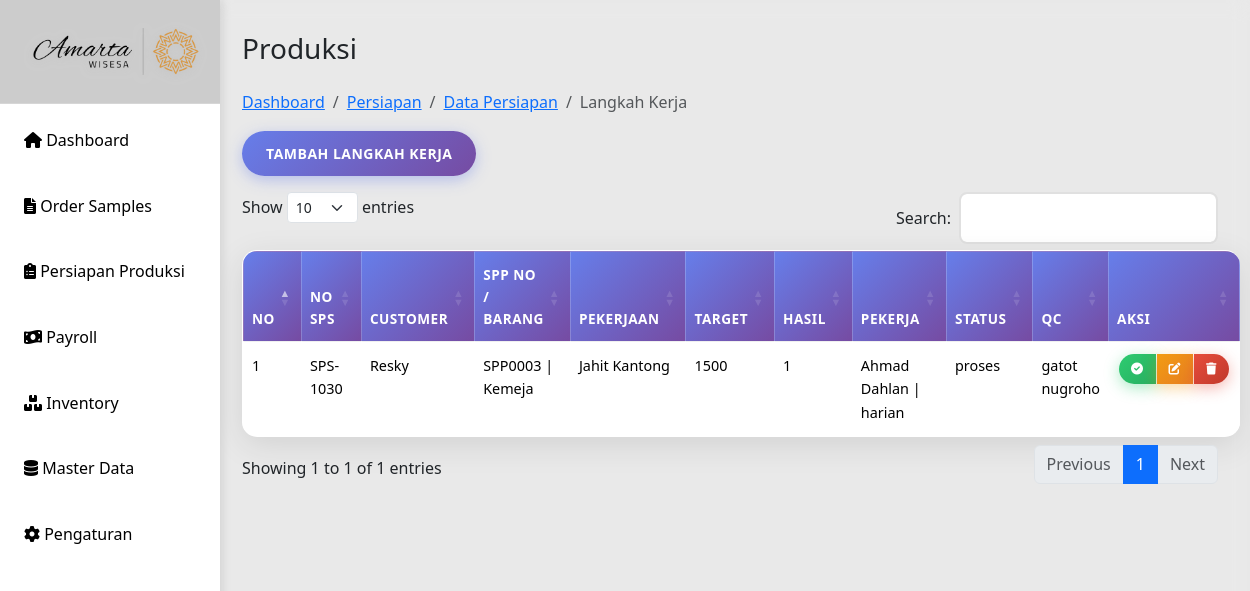
The app's page /produksi.php?id_sps=12, older data.
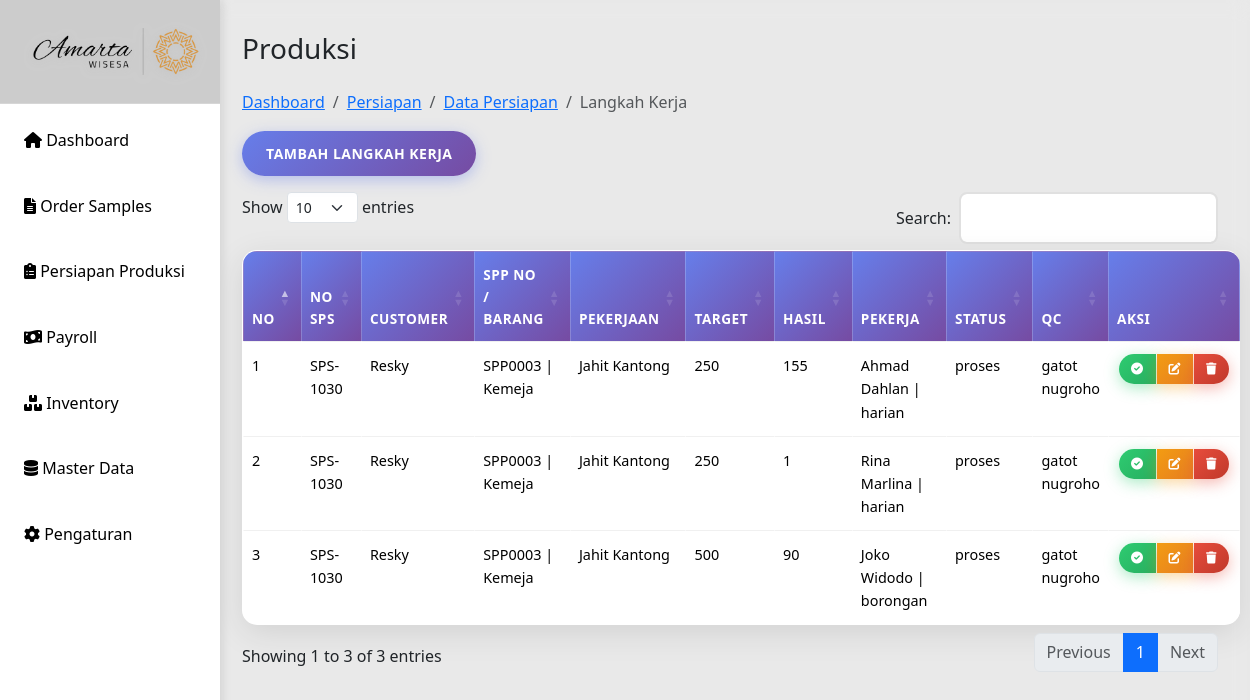
The same page, newer data.
### tables this page shows
CREATE TABLE `produksi` (
  `id` int(10) UNSIGNED NOT NULL,
  `id_sps` int(10) UNSIGNED NOT NULL,
  `kerjaan` varchar(255) NOT NULL,
  `target` int(11) DEFAULT 0,
  `hasil` int(11) DEFAULT 0,
  `pekerja` varchar(100) DEFAULT NULL,
  `status` enum('proses','pending','selesai') DEFAULT 'pending',
  `qc` varchar(100) DEFAULT NULL,
  `timestamp` timestamp NOT NULL DEFAULT current_timestamp()
);

CREATE TABLE `sps` (
  `id` int(10) UNSIGNED NOT NULL,
  `tanggal` date DEFAULT NULL,
  `sps_no` varchar(20) DEFAULT NULL,
  `customer` varchar(100) DEFAULT NULL,
  `item` varchar(100) DEFAULT NULL,
  `artikel` varchar(100) DEFAULT NULL,
  `qty` int(11) DEFAULT NULL,
  `size` varchar(20) DEFAULT NULL,
  `sample_product` varchar(255) DEFAULT NULL,
  `design` varchar(255) DEFAULT NULL,
  `st_chart` varchar(255) DEFAULT NULL,
  `material_sm` varchar(255) DEFAULT NULL,
  `pola_sample` varchar(255) DEFAULT NULL,
  `buat_sample` varchar(255) DEFAULT NULL,
  `kirim` date DEFAULT NULL,
  `approval` varchar(100) DEFAULT NULL,
  `sp_srx` varchar(100) DEFAULT NULL
);

CREATE TABLE `persiapan` (
  `id` int(11) UNSIGNED NOT NULL,
  `id_sps` int(10) UNSIGNED NOT NULL,
  `spp_no` varchar(50) NOT NULL DEFAULT '',
  `kode_barang` varchar(50) DEFAULT NULL,
  `nama_barang` varchar(100) DEFAULT NULL,
  `jumlah` int(11) DEFAULT NULL,
  `satuan` varchar(20) DEFAULT NULL,
  `harga` decimal(65,2) DEFAULT NULL,
  `total` decimal(10,2) DEFAULT NULL,
  `tanggal_persiapan` date NOT NULL,
  `pola` varchar(255) DEFAULT NULL,
  `marker` varchar(255) DEFAULT NULL,
  `upload_spk` varchar(255) DEFAULT NULL,
  `status` enum('pending','proses','selesai','batal') DEFAULT 'pending',
  `sp_srx` varchar(255) DEFAULT NULL,
  `created_at` datetime DEFAULT current_timestamp(),
  `updated_at` datetime DEFAULT current_timestamp() ON UPDATE current_timestamp()
);

### produksi.php (the view, shortened to what this page needs)
<?php
include 'includes/header.php';
include 'config/db.php';
$id_sps_row = isset($_GET['id_sps']) ? intval($_GET['id_sps']) : 0;
$sql = "SELECT p.id, p.id_sps, p.kerjaan, p.target, p.hasil, p.pekerja, p.status, p.qc,
               s.sps_no, s.customer, ps.spp_no, ps.nama_barang
        FROM produksi p
        LEFT JOIN sps s ON p.id_sps = s.id
        LEFT JOIN persiapan ps ON ps.id_sps = p.id_sps
        WHERE s.id = $id_sps_row";
$produksi = $conn->query($sql);
if ($produksi) {
    $produksi->data_seek(0);
}
$persiapan_id = null;
if ($id_sps_row > 0) {
    $sql = "SELECT id FROM persiapan WHERE id_sps = $id_sps_row LIMIT 1";
    $result_pr = $conn->query($sql);
    if ($row = $result_pr->fetch_assoc()) {
        $persiapan_id = $row['id'];
    }
}
?>
<div class="main-content">
    <div>
        <h1 class="h3 mb-4">Produksi</h1>
        <nav aria-label="breadcrumb">
            <ol class="breadcrumb">
                <li class="breadcrumb-item"><a href="index.php">Dashboard</a></li>
                <li class="breadcrumb-item"><a href="persiapan.php">Persiapan</a></li>
                <?php if ($persiapan_id): ?>
                    <li class="breadcrumb-item"><a href="detail-persiapan.php?id=<?= $persiapan_id ?>">Data Persiapan</a></li>
                <?php endif; ?>
                <li class="breadcrumb-item active">Langkah Kerja</li>
            </ol>
        </nav>
    </div>
    <button class="btn btn-primary mb-3" data-bs-toggle="modal" data-bs-target="#produksiModal" onclick="addProduksi()">Tambah Langkah Kerja</button>
    <table id="produksiTable" class="table table-bordered">
        <thead>
            <tr>
                <th>No</th>
                <th>No SPS</th>
                <th>Customer</th>
                <th>SPP No / Barang</th>
                <th>Pekerjaan</th>
                <th>Target</th>
                <th>Hasil</th>
                <th>Pekerja</th>
                <th>Status</th>
                <th>QC</th>
                <th>Aksi</th>
            </tr>
        </thead>
        <tbody>
            <?php $no=1; while($row = $produksi->fetch_assoc()): ?>
            <tr>
                <td><?= $no++ ?></td>
                <td><?= $row['sps_no'] ?></td>
                <td><?= $row['customer'] ?></td>
                <td><?= $row['spp_no'].' | '.$row['nama_barang'] ?></td>
                <td><?= $row['kerjaan'] ?></td>
                <td><?= $row['target'] ?></td>
                <td><?= $row['hasil'] ?></td>
                <td><?= $row['pekerja'] ?></td>
                <td><?= $row['status'] ?></td>
                <td><?= $row['qc'] ?></td>
                <td>
                    <div class="btn-group btn-group-sm" role="group">
                    <?php if($row['status'] != 'selesai'): ?>
                        <a href="?approve=<?= $row['id'] ?>" class="btn btn-success btn-sm"
                            onclick="return confirm('Apakah anda yakin ingin menyelesaikan proses ini?')"
                            title="Approve - Tandai Selesai">
                            <i class="fas fa-check-circle"></i>
                        </a>
                    <?php endif; ?>
                    <button class="btn btn-warning btn-sm"
                        onclick="editProduksi(<?= htmlspecialchars(json_encode($row)) ?>)"><i class="fas fa-edit"></i></button>
                    <a href="?delete=<?= $row['id'] ?>" class="btn btn-danger btn-sm"
                        onclick="return confirm('Hapus data ini?')"><i class="fas fa-trash"></i></a>
                    </div>
                </td>
            </tr>
            <?php endwhile; ?>
        </tbody>
    </table>
</div>

Row changes from the older to the newer data that the page shows:
changed produksi "Ahmad Dahlan | harian": target "1500" → "250"; hasil "1" → "155"
added produksi: id_sps.sps_no "SPS-1030", id_sps.customer "Resky", persiapan.spp_no "SPP0003", persiapan.nama_barang "Kemeja", kerjaan "Jahit Kantong", target "250", hasil "1", pekerja "Rina Marlina | harian", status "proses", qc "gatot nugroho"
added produksi: id_sps.sps_no "SPS-1030", id_sps.customer "Resky", persiapan.spp_no "SPP0003", persiapan.nama_barang "Kemeja", kerjaan "Jahit Kantong", target "500", hasil "90", pekerja "Joko Widodo | borongan", status "proses", qc "gatot nugroho"
Text that changed along with them:
text written by a page script: "Show entries Search: Showing 1 to 1 of 1 entries Previous 1 Next" → "Show entries Search: Showing 1 to 3 of 3 entries Previous 1 Next"
